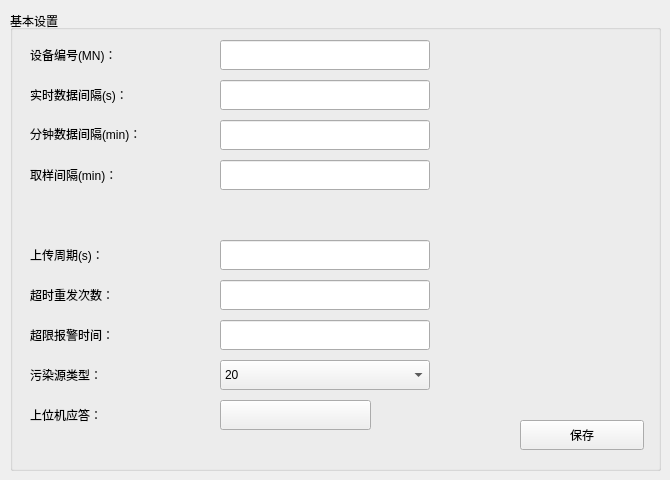
    <widget class="QWidget" name="page">
     <widget class="QGroupBox" name="gbox_general">
      <property name="geometry">
       <rect>
        <x>10</x>
        <y>10</y>
        <width>651</width>
        <height>461</height>
       </rect>
      </property>
      <property name="layoutDirection">
       <enum>Qt::LeftToRight</enum>
      </property>
      <property name="autoFillBackground">
       <bool>false</bool>
      </property>
      <property name="title">
       <string>基本设置</string>
      </property>
      <property name="alignment">
       <set>Qt::AlignLeading|Qt::AlignLeft|Qt::AlignVCenter</set>
      </property>
      <property name="flat">
       <bool>false</bool>
      </property>
      <property name="checkable">
       <bool>false</bool>
      </property>
      <widget class="QLabel" name="label">
       <property name="geometry">
        <rect>
         <x>20</x>
         <y>30</y>
         <width>180</width>
         <height>30</height>
        </rect>
       </property>
       <property name="text">
        <string>设备编号(MN)：</string>
       </property>
      </widget>
      <widget class="QLabel" name="label_2">
       <property name="geometry">
        <rect>
         <x>20</x>
         <y>350</y>
         <width>180</width>
         <height>30</height>
        </rect>
       </property>
       <property name="text">
        <string>污染源类型：</string>
       </property>
      </widget>
      <widget class="QLabel" name="label_3">
       <property name="geometry">
        <rect>
         <x>20</x>
         <y>70</y>
         <width>180</width>
         <height>30</height>
        </rect>
       </property>
       <property name="text">
        <string>实时数据间隔(s)：</string>
       </property>
      </widget>
      <widget class="QLabel" name="label_6">
       <property name="geometry">
        <rect>
         <x>20</x>
         <y>109</y>
         <width>180</width>
         <height>30</height>
        </rect>
       </property>
       <property name="text">
        <string>分钟数据间隔(min)：</string>
       </property>
      </widget>
      <widget class="QLabel" name="label_8">
       <property name="geometry">
        <rect>
         <x>20</x>
         <y>150</y>
         <width>180</width>
         <height>30</height>
        </rect>
       </property>
       <property name="text">
        <string>取样间隔(min)：</string>
       </property>
      </widget>
      <widget class="QLineEdit" name="txtMN">
       <property name="geometry">
        <rect>
         <x>210</x>
         <y>30</y>
         <width>210</width>
         <height>30</height>
        </rect>
       </property>
      </widget>
      <widget class="QComboBox" name="comboBoxStType">
       <property name="geometry">
        <rect>
         <x>210</x>
         <y>350</y>
         <width>210</width>
         <height>30</height>
        </rect>
       </property>
       <property name="currentIndex">
        <number>0</number>
       </property>
       <item>
        <property name="text">
         <string>20</string>
        </property>
       </item>
       <item>
        <property name="text">
         <string>31</string>
        </property>
       </item>
       <item>
        <property name="text">
         <string>32</string>
        </property>
       </item>
       <item>
        <property name="text">
         <string>33</string>
        </property>
       </item>
       <item>
        <property name="text">
         <string>34</string>
        </property>
       </item>
       <item>
        <property name="text">
         <string>35</string>
        </property>
       </item>
       <item>
        <property name="text">
         <string>36</string>
        </property>
       </item>
       <item>
        <property name="text">
         <string>37</string>
        </property>
       </item>
       <item>
        <property name="text">
         <string>38</string>
        </property>
       </item>
       <item>
        <property name="text">
         <string>21</string>
        </property>
       </item>
       <item>
        <property name="text">
         <string>22</string>
        </property>
       </item>
       <item>
        <property name="text">
         <string>23</string>
        </property>
       </item>
       <item>
        <property name="text">
         <string>41</string>
        </property>
       </item>
      </widget>
      <widget class="QLineEdit" name="txtRtdInterval">
       <property name="geometry">
        <rect>
         <x>210</x>
         <y>70</y>
         <width>210</width>
         <height>30</height>
        </rect>
       </property>
      </widget>
      <widget class="QLineEdit" name="txtMinInterval">
       <property name="geometry">
        <rect>
         <x>210</x>
         <y>110</y>
         <width>210</width>
         <height>30</height>
        </rect>
       </property>
      </widget>
      <widget class="QLineEdit" name="txtSampleIntervalTime">
       <property name="geometry">
        <rect>
         <x>210</x>
         <y>150</y>
         <width>210</width>
         <height>30</height>
        </rect>
       </property>
      </widget>
      <widget class="QLabel" name="label_7">
       <property name="geometry">
        <rect>
         <x>20</x>
         <y>230</y>
         <width>180</width>
         <height>30</height>
        </rect>
       </property>
       <property name="text">
        <string>上传周期(s)：</string>
       </property>
      </widget>
      <widget class="QLabel" name="label_12">
       <property name="geometry">
        <rect>
         <x>20</x>
         <y>270</y>
         <width>180</width>
         <height>30</height>
        </rect>
       </property>
       <property name="text">
        <string>超时重发次数：</string>
       </property>
      </widget>
      <widget class="QLabel" name="label_13">
       <property name="geometry">
        <rect>
         <x>20</x>
         <y>310</y>
         <width>180</width>
         <height>30</height>
        </rect>
       </property>
       <property name="text">
        <string>超限报警时间：</string>
       </property>
      </widget>
      <widget class="QLineEdit" name="txtOverTime">
       <property name="geometry">
        <rect>
         <x>210</x>
         <y>230</y>
         <width>210</width>
         <height>30</height>
        </rect>
       </property>
      </widget>
      <widget class="QLineEdit" name="txtReCount">
       <property name="geometry">
        <rect>
         <x>210</x>
         <y>270</y>
         <width>210</width>
         <height>30</height>
        </rect>
       </property>
      </widget>
      <widget class="QLineEdit" name="txtAlarmTime">
       <property name="geometry">
        <rect>
         <x>210</x>
         <y>310</y>
         <width>210</width>
         <height>30</height>
        </rect>
       </property>
      </widget>
      <widget class="QPushButton" name="btn_SaveGeneral">
       <property name="geometry">
        <rect>
         <x>510</x>
         <y>410</y>
         <width>124</width>
         <height>30</height>
        </rect>
       </property>
       <property name="text">
        <string>保存</string>
       </property>
       <property name="iconSize">
        <size>
         <width>120</width>
         <height>40</height>
        </size>
       </property>
      </widget>
      <widget class="QLabel" name="label_45">
       <property name="geometry">
        <rect>
         <x>20</x>
         <y>390</y>
         <width>180</width>
         <height>30</height>
        </rect>
       </property>
       <property name="text">
        <string>上位机应答：</string>
       </property>
      </widget>
      <widget class="mySwitchButton" name="btn_RespondOpen">
       <property name="geometry">
        <rect>
         <x>210</x>
         <y>390</y>
         <width>151</width>
         <height>30</height>
        </rect>
       </property>
       <property name="text">
        <string/>
       </property>
      </widget>
     </widget>
    </widget>
